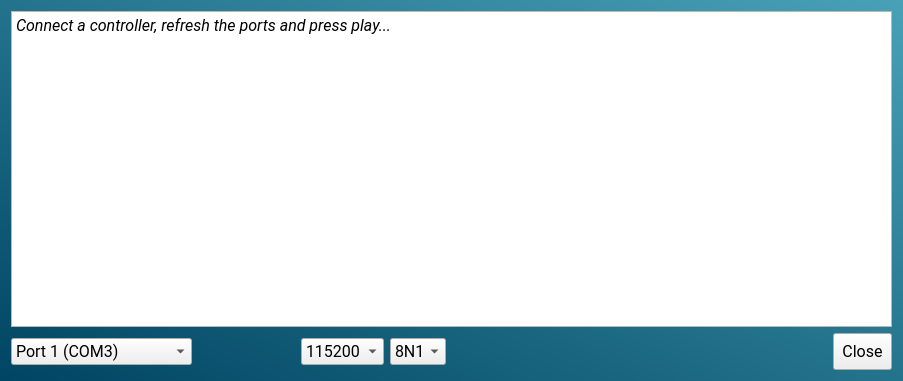
<?xml version="1.0" encoding="UTF-8"?>
<ui version="4.0">
 <class>centralWidget</class>
 <widget class="QWidget" name="centralWidget">
  <property name="geometry">
   <rect>
    <x>0</x>
    <y>0</y>
    <width>903</width>
    <height>381</height>
   </rect>
  </property>
  <property name="windowTitle">
   <string>Form</string>
  </property>
  <property name="styleSheet">
   <string notr="true">* {
  font-family: Roboto;
  font-size: 16px;
}
QPushButton {
  font-size: 16px;
  padding: 8px;
}
QLabel {
  font-size: 16px;
  color: white;
}

#loginForm_2 QPushButton {
  font-size: 24px;
  padding: 12px
}

#centralWidget, QMessageBox {
  background-color: qlineargradient(spread:pad, x1:0, y1:1, x2:1, y2:0, stop:0 #004563, stop:1 #48a1b7);
}
#header, #welcomeHeader, #replaceHeader, #addHeader, #addWiFiHeader, #updateWiFiHeader, #manageWiFiHeader, #systemSettingsHeader {
  margin: 20px;
  font-size: 35px;
}
#welcomeSubHeader {
  font-size: 25px;
}
#addForm QLabel, #replaceForm QLabel, #addWiFiForm QLabel {
  padding-right: 8px;
}
#addForm QPushButton, #replaceForm QPushButton, #addWiFiForm QPushButton {
  margin-top: 8px;
}

#welcomeUsername, #welcomeVersion, #loginVersion, #loginSelectedServerText,
#replaceControllerSerialPortsText, #addControllerSerialPortsText {
  color: #ccc;
}</string>
  </property>
  <layout class="QVBoxLayout" name="verticalLayout_2">
   <item>
    <widget class="QTextEdit" name="monitorTextEdit">
     <property name="readOnly">
      <bool>true</bool>
     </property>
     <property name="html">
      <string>&lt;!DOCTYPE HTML PUBLIC &quot;-//W3C//DTD HTML 4.0//EN&quot; &quot;http://www.w3.org/TR/REC-html40/strict.dtd&quot;&gt;
&lt;html&gt;&lt;head&gt;&lt;meta name=&quot;qrichtext&quot; content=&quot;1&quot; /&gt;&lt;meta charset=&quot;utf-8&quot; /&gt;&lt;style type=&quot;text/css&quot;&gt;
p, li { white-space: pre-wrap; }
hr { height: 1px; border-width: 0; }
li.unchecked::marker { content: &quot;\2610&quot;; }
li.checked::marker { content: &quot;\2612&quot;; }
&lt;/style&gt;&lt;/head&gt;&lt;body style=&quot; font-family:'Roboto'; font-size:16px; font-weight:400; font-style:normal;&quot;&gt;
&lt;p style=&quot; margin-top:0px; margin-bottom:0px; margin-left:0px; margin-right:0px; -qt-block-indent:0; text-indent:0px;&quot;&gt;&lt;span style=&quot; font-size:16px; font-style:italic;&quot;&gt;Connect a controller, refresh the ports and press play...&lt;/span&gt;&lt;/p&gt;&lt;/body&gt;&lt;/html&gt;</string>
     </property>
     <property name="acceptRichText">
      <bool>false</bool>
     </property>
     <property name="textInteractionFlags">
      <set>Qt::TextSelectableByMouse</set>
     </property>
    </widget>
   </item>
   <item>
    <layout class="QHBoxLayout" name="horizontalLayout">
     <item>
      <widget class="QComboBox" name="comPortsComboBox">
       <property name="toolTip">
        <string>Select the port to read output from</string>
       </property>
       <item>
        <property name="text">
         <string>Port 1 (COM3)</string>
        </property>
       </item>
       <item>
        <property name="text">
         <string>Port 2 (/dev/ttyUSB0)</string>
        </property>
       </item>
      </widget>
     </item>
     <item>
      <widget class="QPushButton" name="updateComButton">
       <property name="toolTip">
        <string>Update COM ports</string>
       </property>
       <property name="text">
        <string/>
       </property>
       <property name="icon">
        <iconset theme="system-reboot"/>
       </property>
       <property name="iconSize">
        <size>
         <width>24</width>
         <height>24</height>
        </size>
       </property>
       <property name="flat">
        <bool>true</bool>
       </property>
      </widget>
     </item>
     <item>
      <widget class="QPushButton" name="startStopButton">
       <property name="maximumSize">
        <size>
         <width>32</width>
         <height>16777215</height>
        </size>
       </property>
       <property name="toolTip">
        <string>Play or pause reading the serial output</string>
       </property>
       <property name="text">
        <string/>
       </property>
       <property name="icon">
        <iconset theme="media-playback-start"/>
       </property>
       <property name="iconSize">
        <size>
         <width>24</width>
         <height>24</height>
        </size>
       </property>
       <property name="flat">
        <bool>true</bool>
       </property>
      </widget>
     </item>
     <item>
      <widget class="QComboBox" name="baudRateComboBox">
       <property name="currentIndex">
        <number>1</number>
       </property>
       <item>
        <property name="text">
         <string>512000</string>
        </property>
       </item>
       <item>
        <property name="text">
         <string>115200</string>
        </property>
       </item>
       <item>
        <property name="text">
         <string>38400</string>
        </property>
       </item>
       <item>
        <property name="text">
         <string>9600</string>
        </property>
       </item>
      </widget>
     </item>
     <item>
      <widget class="QComboBox" name="encodingComboBox">
       <item>
        <property name="text">
         <string>8N1</string>
        </property>
       </item>
       <item>
        <property name="text">
         <string>7N1</string>
        </property>
       </item>
      </widget>
     </item>
     <item>
      <spacer name="horizontalSpacer">
       <property name="orientation">
        <enum>Qt::Horizontal</enum>
       </property>
       <property name="sizeHint" stdset="0">
        <size>
         <width>40</width>
         <height>20</height>
        </size>
       </property>
      </spacer>
     </item>
     <item>
      <widget class="QPushButton" name="closeButton">
       <property name="toolTip">
        <string>Close this window</string>
       </property>
       <property name="text">
        <string>Close</string>
       </property>
      </widget>
     </item>
    </layout>
   </item>
  </layout>
 </widget>
 <resources/>
 <connections/>
</ui>
